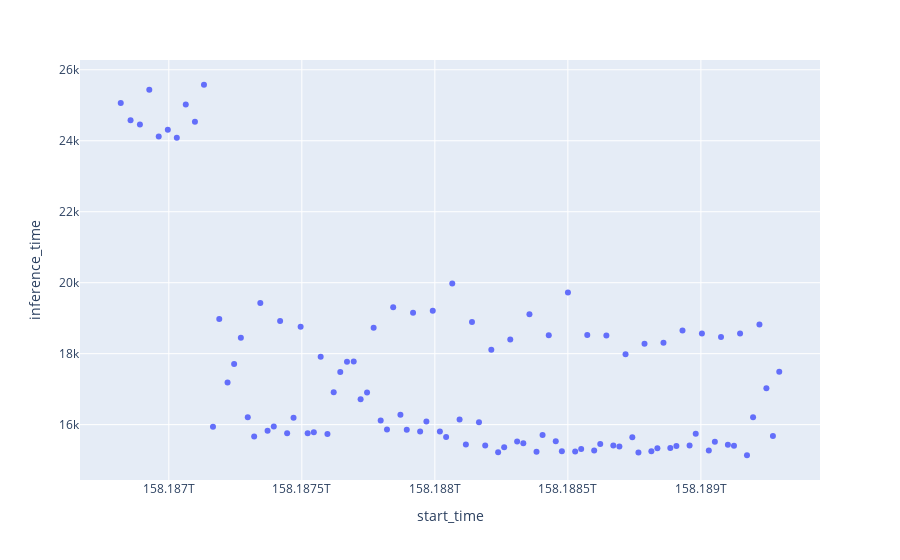

Write notebook code for a chart like this one.
### Code cell
fig2 = px.scatter(metrics, x="start_time", y="inference_time")
fig2.show()
